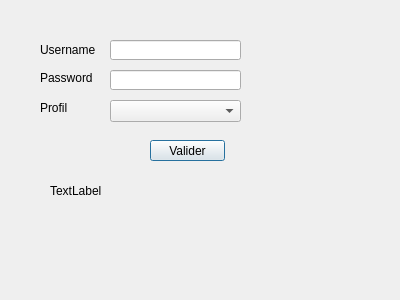
<?xml version="1.0" encoding="UTF-8"?>
<ui version="4.0">
 <class>DialogCreatUser</class>
 <widget class="QDialog" name="DialogCreatUser">
  <property name="geometry">
   <rect>
    <x>0</x>
    <y>0</y>
    <width>400</width>
    <height>300</height>
   </rect>
  </property>
  <property name="windowTitle">
   <string>Dialog</string>
  </property>
  <widget class="QLabel" name="label_5">
   <property name="geometry">
    <rect>
     <x>40</x>
     <y>70</y>
     <width>61</width>
     <height>16</height>
    </rect>
   </property>
   <property name="text">
    <string>Password</string>
   </property>
  </widget>
  <widget class="QPushButton" name="PB_cree">
   <property name="geometry">
    <rect>
     <x>150</x>
     <y>140</y>
     <width>75</width>
     <height>21</height>
    </rect>
   </property>
   <property name="text">
    <string>Valider</string>
   </property>
  </widget>
  <widget class="QLineEdit" name="LE_userNameCree">
   <property name="geometry">
    <rect>
     <x>110</x>
     <y>40</y>
     <width>131</width>
     <height>20</height>
    </rect>
   </property>
  </widget>
  <widget class="QLabel" name="label_4">
   <property name="geometry">
    <rect>
     <x>40</x>
     <y>40</y>
     <width>61</width>
     <height>20</height>
    </rect>
   </property>
   <property name="text">
    <string>Username</string>
   </property>
  </widget>
  <widget class="QLineEdit" name="LE_passwordCree">
   <property name="geometry">
    <rect>
     <x>110</x>
     <y>70</y>
     <width>131</width>
     <height>20</height>
    </rect>
   </property>
  </widget>
  <widget class="QLabel" name="TL_errorCreate">
   <property name="enabled">
    <bool>true</bool>
   </property>
   <property name="geometry">
    <rect>
     <x>50</x>
     <y>170</y>
     <width>111</width>
     <height>41</height>
    </rect>
   </property>
   <property name="text">
    <string>TextLabel</string>
   </property>
  </widget>
  <widget class="QComboBox" name="CB_profil">
   <property name="geometry">
    <rect>
     <x>110</x>
     <y>100</y>
     <width>131</width>
     <height>22</height>
    </rect>
   </property>
  </widget>
  <widget class="QLabel" name="label_6">
   <property name="geometry">
    <rect>
     <x>40</x>
     <y>100</y>
     <width>61</width>
     <height>16</height>
    </rect>
   </property>
   <property name="text">
    <string>Profil</string>
   </property>
  </widget>
 </widget>
 <resources/>
 <connections/>
</ui>
